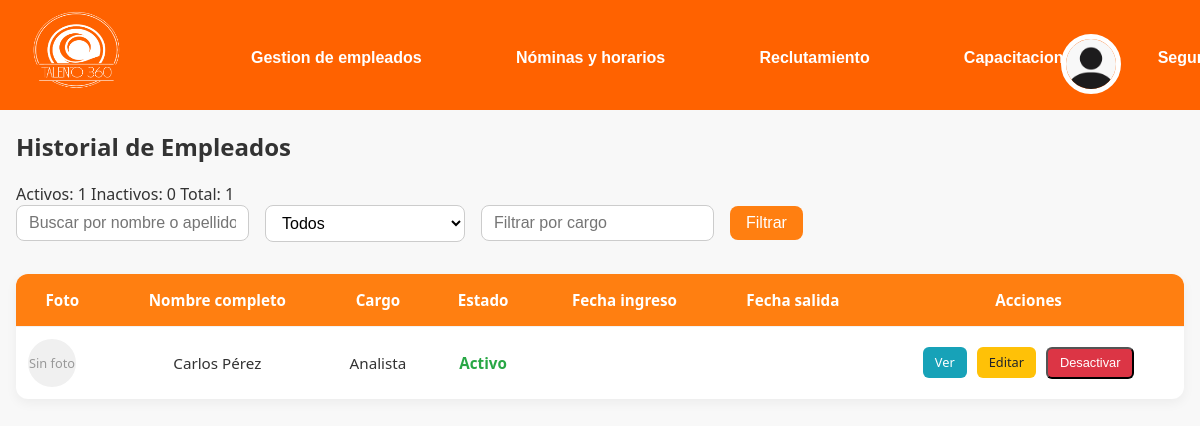
Before: /historial-empleados/ with the older database file.
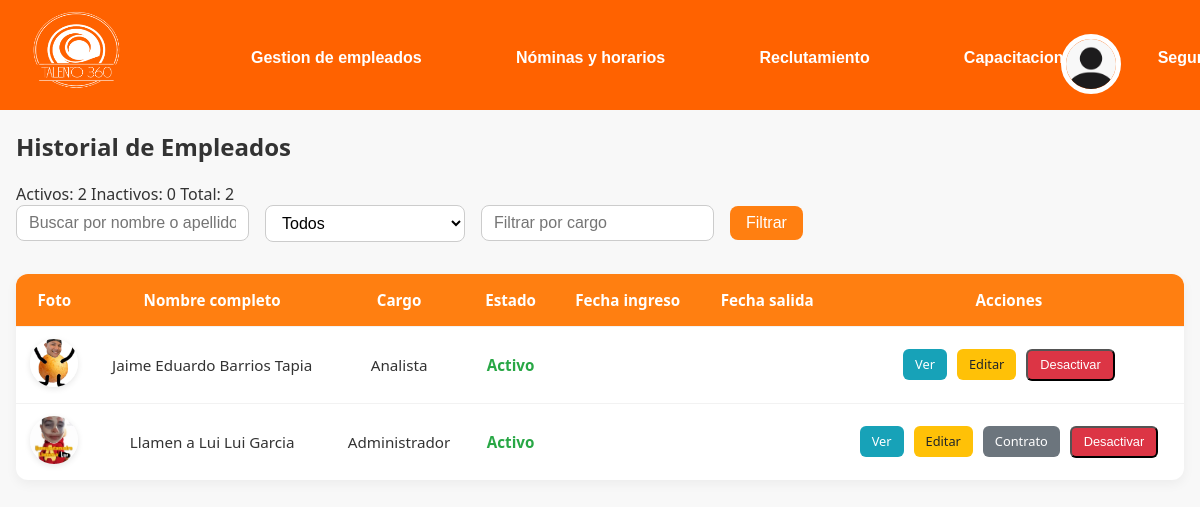
After: the same page with the newer database file.
### main/models.py (models this page shows, shortened)
class Empleado(models.Model):
    activo = models.BooleanField(default=True)
    foto = models.ImageField(upload_to='fotos_empleados/', blank=True, null=True)
    contrato = models.FileField(upload_to='contratos_empleados/', blank=True, null=True)
    numero_interno = models.CharField(max_length=20, blank=False)
    nombres = models.CharField(max_length=100, blank=False)
    apellidos = models.CharField(max_length=100, blank=False)
    fecha_nacimiento = models.DateField(blank=False)
    documento_identidad = models.IntegerField(null=True, blank=False)
    domicilio = models.CharField(max_length=255, blank=False)
    correo = models.EmailField(blank=False)
    fecha_ingreso = models.DateField(null=True, blank=True)
    fecha_salida = models.DateField(null=True, blank=True)
    telefono = models.IntegerField(null=True, blank=False)
    EPS = models.CharField(max_length=100, blank=False)
    estado_civil = models.CharField(max_length=20, blank=False)
    dependientes_economicos = models.PositiveIntegerField(default=0)
    cargo = models.CharField(max_length=100, blank=False)
    tipo_contrato = models.CharField(max_length=100, blank=False, choices=(
        ('Contrato a Término Fijo', 'Contrato a Término Fijo'),
        ('Contrato a término indefinido', 'Contrato a término indefinido'),
        ('Contrato de Obra o labor', 'Contrato de Obra o labor'),
        ('Contrato civil por prestación de servicios', 'Contrato civil por prestación de servicios'),
        ('Contrato de aprendizaje', 'Contrato de aprendizaje'),
        ('Contrato ocasional, accidental o transitorio de trabajo', 'Contrato ocasional, accidental o transitorio de trabajo'),
    ))
    talla_ropa = models.CharField(max_length=10, blank=False)
    talla_calzado = models.IntegerField(null=True, blank=False)
    formacion_reglada = models.CharField(max_length=255)
    formacion_complementaria = models.CharField(max_length=255)
    institucion_graduacion = models.CharField(max_length=255)
    experiencias_previas = models.TextField(blank=True)
    relacion_empleado = models.CharField(max_length=100)
    contacto_nombres = models.CharField(max_length=100)
    contacto_apellidos = models.CharField(max_length=100)
    contacto_fecha_nacimiento = models.DateField()
    contacto_carnet_identidad = models.IntegerField(blank=False)
    contacto_domicilio = models.CharField(max_length=255)
    contacto_telefono = models.IntegerField(blank=False)
    contacto_correo = models.EmailField()
    banco = models.CharField(max_length=100)
    tipo_cuenta = models.CharField(max_length=20, choices=(('Ahorros', 'Ahorros'), ('Corriente', 'Corriente')))
    numero_cuenta = models.CharField(max_length=50)

### main/views.py (the view)
# urls.py: path('historial-empleados/', views.historial_empleados, name='historial_empleados'),
def historial_empleados(request):
    query = request.GET.get('q', '')
    estado = request.GET.get('estado', 'todos')  # activo, inactivo, todos
    cargo = request.GET.get('cargo', '')
    empleados = Empleado.objects.all()
    if estado == 'activo':
        empleados = empleados.filter(activo=True)
    elif estado == 'inactivo':
        empleados = empleados.filter(activo=False)
    if query:
        empleados = empleados.filter(
            Q(nombres__icontains=query) | Q(apellidos__icontains=query)
        )
    if cargo:
        empleados = empleados.filter(cargo__icontains=cargo)
    total_activos = Empleado.objects.filter(activo=True).count()
    total_inactivos = Empleado.objects.filter(activo=False).count()
    context = {
        'empleados': empleados.order_by('apellidos', 'nombres'),
        'query': query,
        'estado': estado,
        'cargo': cargo,
        'total_activos': total_activos,
        'total_inactivos': total_inactivos,
    }
    return render(request, 'gestion de empleados/historial_empleados.html', context)

### main/templates/gestion de empleados/historial_empleados.html (shortened to what this page needs)
{% extends "dashboard/header.html" %}
{% load static %}
{% block content %}
<div class="historial-container">
    <div class="container">
        <h2>Historial de Empleados</h2>
        <div class="stats">
            <span class="stat-item">Activos: {{ total_activos }}</span>
            <span class="stat-item">Inactivos: {{ total_inactivos }}</span>
            <span class="stat-item">Total: {{ total_activos|add:total_inactivos }}</span>
        </div>
        <form method="get" class="filters-form">
            <input type="text" name="q" placeholder="Buscar por nombre o apellido" value="{{ query }}" class="input-search">
            <select name="estado" class="input-select">
                <option value="todos" {% if estado == 'todos' %}selected{% endif %}>Todos</option>
            </select>
            <input type="text" name="cargo" placeholder="Filtrar por cargo" value="{{ cargo }}" class="input-search">
            <button type="submit" class="btn-filtrar">Filtrar</button>
        </form>
        <table class="empleados-table">
            <thead>
                <tr>
                    <th>Foto</th>
                    <th>Nombre completo</th>
                    <th>Cargo</th>
                    <th>Estado</th>
                    <th>Fecha ingreso</th>
                    <th>Fecha salida</th>
                    <th>Acciones</th>
                </tr>
            </thead>
            <tbody>
                {% for empleado in empleados %}
                <tr>
                    <td>
                        {% if empleado.foto %}
                        <img src="{{ empleado.foto.url }}" alt="Foto" class="empleado-foto">
                        {% else %}
                        <div class="placeholder-foto">Sin foto</div>
                        {% endif %}
                    </td>
                    <td>{{ empleado.nombres }} {{ empleado.apellidos }}</td>
                    <td>{{ empleado.cargo }}</td>
                    <td>{% if empleado.activo %}<span class="estado-activo">Activo</span>{% else %}<span class="estado-inactivo">Inactivo</span>{% endif %}</td>
                    <td>{{ empleado.fecha_ingreso|date:"d/m/Y" }}</td>
                    <td>{{ empleado.fecha_salida|date:"d/m/Y" }}</td>
                    <td>
                        <a href="{% url 'detalle_empleado' empleado.id %}" class="btn btn-sm btn-info">Ver</a>
                        <a href="{% url 'actualizar_empleado' empleado.id %}" class="btn btn-sm btn-warning">Editar</a>
                        {% if empleado.contrato %}
                            <a href="{{ empleado.contrato.url }}" download class="btn btn-sm btn-secondary">Contrato</a>
                        {% endif %}
                        <form action="{% url 'cambiar_estado_empleado' empleado.id %}" method="post" style="display:inline;">
                            <button type="submit" class="btn btn-sm btn-danger">
                                {% if empleado.activo %}Desactivar{% else %}Activar{% endif %}
                            </button>
                        </form>
                    </td>
                </tr>
                {% empty %}
                <tr><td colspan="7">No hay empleados para mostrar.</td></tr>
                {% endfor %}
            </tbody>
        </table>
    </div>
</div>
{% endblock %}

### main/templates/dashboard/header.html (shortened to what this page needs)
{% load static %}
<!DOCTYPE html>
<html lang="es">
<head>
    <link rel="stylesheet" type="text/css" href="{% static 'CSS/dashboard.css' %}" />
    <link rel="stylesheet" href="https://cdnjs.cloudflare.com/ajax/libs/font-awesome/6.5.1/css/all.min.css" />
</head>
<body>
    <div class="barra-sup">
        <a href="{% url 'dashboard' %}" class="alsi">
            <img class="alsi" src="{% static 'images/logo.png'%}" alt="alsi">
        </a>
        <ul>
            <li class="menu-link">
                <a class="atext">Gestion de empleados</a>
            </li>
            <li class="menu-link2">
                <a class="atext">Nóminas y horarios</a>
            </li>
            <li class="menu-link3">
                <a class="atext">Reclutamiento</a>
            </li>
            <li class="menu-link5">
                <a class="atext">Capacitacion</a>
            </li>
            <li class="menu-link4">
                <a class="atext">Seguridad</a>
            </li>
        </ul>
        <div class="profile-image-container" onclick="toggleSubMenu()">
            {% if usuario.imagen %}
                <img src="{{ usuario.imagen.url }}" alt="Imagen de perfil" class="profile-image">
            {% else %}
                <img src="{% static 'images/default.png' %}" alt="Imagen de perfil predeterminada" class="profile-image">
            {% endif %}
        </div>
        </div>
    {% block content%}
    {% endblock %}
</body>
</html>

### main/static/CSS/dashboard.css (style rules this page uses)
body { background-color: #f4f4f4; }
a { text-decoration: none; }
.menu-link, .menu-link2, .info-box, .info-box2, .sub-menu { position: relative; display: inline-block; font-weight: bold; font-family: Arial, sans-serif; }
.menu-link3 { position: relative; display: inline-block; font-weight: bold; font-family: Arial, sans-serif; }
.menu-link4 { position: relative; display: inline-block; font-weight: bold; font-family: Arial, sans-serif; }
.menu-link5 { position: relative; display: inline-block; font-weight: bold; font-family: Arial, sans-serif; }
.barra-sup { background-color: rgb(0, 174, 255); padding: 1px; border: none; width: 100%; position: fixed; top: 0; left: 0; }
.barra-sup ul { list-style-type: none; margin-top: -50px; color: #fff; margin-left: 30px; }
.barra-sup li { display: inline-block; margin-right: -90px; margin-left: 180px; margin-top: -80px; position: relative; }
.barra-sup .alsi { width: 200px; margin-right: 50px; filter: brightness(0) invert(1); }
.profile-image-container { width: 60px; height: 60px; border-radius: 50%; margin-right: 80px; float: right; margin-left: 10px; margin-top: -50px; margin-bottom: 15px; cursor: pointer; }
.profile-image-container img { width: 100%; height: 100%; object-fit: cover; border-radius: inherit; float: right; margin-left: 10px; }

### main/templates/dashboard/header.html (style rules this page uses)
.menu-link, .menu-link2, .info-box, .info-box2, .sub-menu { position: relative; display: inline-block; font-weight: bold; font-family: Arial, sans-serif; }
.menu-link3 { position: relative; display: inline-block; font-weight: bold; font-family: Arial, sans-serif; }
.menu-link4 { position: relative; display: inline-block; font-weight: bold; font-family: Arial, sans-serif; }
.menu-link5 { position: relative; display: inline-block; font-weight: bold; font-family: Arial, sans-serif; }
.barra-sup { background-color: rgb(255, 98, 0); padding: 1px; border: none; width: 100%; position: fixed; top: 0; left: 0; z-index: 999; }
.barra-sup ul { list-style-type: none; margin-top: -60px; color: #fff; margin-left: 30px; }
.barra-sup li { display: inline-block; margin-right: -90px; margin-left: 180px; margin-top: -80px; position: relative; }
.barra-sup .alsi { width: 150px; height: 100px; margin-right: 50px; filter: brightness(0) invert(1); }
.profile-image-container { width: 60px; height: 60px; border-radius: 50%; margin-right: 80px; float: right; margin-left: 10px; margin-top: -50px; margin-bottom: 15px; cursor: pointer; border: 60px; }
.profile-image-container img { width: 100%; height: 100%; object-fit: cover; border-radius: inherit; float: right; margin-left: 10px; border: 5px solid #ffff; padding: 0px; box-sizing: border-box; }
.alsi { width: 100px; height: 150px; }

### main/templates/gestion de empleados/historial_empleados.html (style rules this page uses)
body { font-family: 'Segoe UI', Tahoma, Geneva, Verdana, sans-serif; background-color: #f8f8f8; color: #333; margin: 0; padding: 0; }
h2 { margin-top: 50px; }
.historial-container { max-width: 1200px; margin: 0 auto; padding: 5rem 1rem 2rem; }
.filters-form { margin-bottom: 2rem; display: flex; flex-wrap: wrap; gap: 1rem; align-items: center; }
.input-search, .input-select { padding: 0.5rem 0.75rem; font-size: 1rem; border: 1px solid #ccc; border-radius: 8px; min-width: 200px; background: #fff; transition: border-color 0.3s ease, box-shadow 0.3s ease; }
.btn-filtrar { background-color: #ff7f11; color: white; border: none; padding: 0.5rem 1rem; border-radius: 8px; font-size: 1rem; cursor: pointer; transition: background-color 0.3s ease; }
.empleados-table { width: 100%; border-collapse: separate; border-spacing: 0; background: white; border-radius: 12px; overflow: hidden; box-shadow: 0 4px 12px rgba(0, 0, 0, 0.05); }
.empleados-table th { background-color: #ff7f11; color: white; padding: 1rem; text-align: center; font-weight: bold; font-size: 0.95rem; }
.empleados-table td { padding: 0.75rem; text-align: center; border-top: 1px solid #f2f2f2; vertical-align: middle; font-size: 0.95rem; }
.empleado-foto { width: 48px; height: 48px; border-radius: 50%; object-fit: cover; box-shadow: 0 2px 6px rgba(0, 0, 0, 0.1); }
.estado-activo { color: #28a745; font-weight: bold; }
.btn-sm { padding: 0.4rem 0.75rem; font-size: 0.8rem; border-radius: 6px; text-decoration: none; margin: 0 3px; display: inline-block; transition: background-color 0.3s ease; }
.btn-info { background-color: #17a2b8; color: white; }
.btn-warning { background-color: #ffc107; color: #212529; }
.btn-secondary { background-color: #6c757d; color: white; }
.btn-danger { background-color: #dc3545; color: white; }

Changed rows visible on the page:
changed Empleado "Analista": foto: picture added; nombres "Carlos" → "Jaime Eduardo"; apellidos "Pérez" → "Barrios Tapia"; no longer shows "Sin foto"
added Empleado: foto (picture), nombres "Llamen a Lui", apellidos "Lui Garcia", cargo "Administrador", activo "Activo"
Other visible differences:
{{ total_activos }}: "1" → "2"
{{ total_activos|add:total_inactivos }}: "1" → "2"
